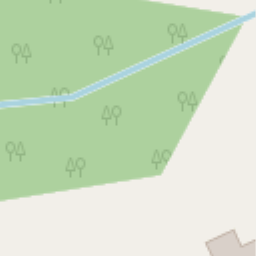
#> input picture MapGraphics/19/256987/176116.png, 256 x 256 px, found by its file name; the run also reads 1 picture not shown here
$ python map_creation.py
#> lines starting #> are read from the running program, lines starting #| are printed output that depends on the picture
from PIL import Image

minFolderNum = 256980
maxFolderNum = 257011
minImageNum = 176116
maxImageNum = 176138
tilesPerFolder = 23
zoomLevel = 19

out_image = "full_map_" + str(zoomLevel) + ".png"
blank_image = Image.open("blank.png")
x = 0

for folder in range(minFolderNum-1, maxFolderNum):
	y=0
	imageNum = minImageNum
	for pic in range(0, tilesPerFolder):
		image = Image.open(str(zoomLevel) + "/" + str(folder+1) + "/" + str(imageNum) + ".png")
#> image is the input picture: PIL image 256x256 RGBA; mean R, G, B, A 201.7, 221, 191, 255
		imageNum += 1
		blank_image.paste(image, (x, y))
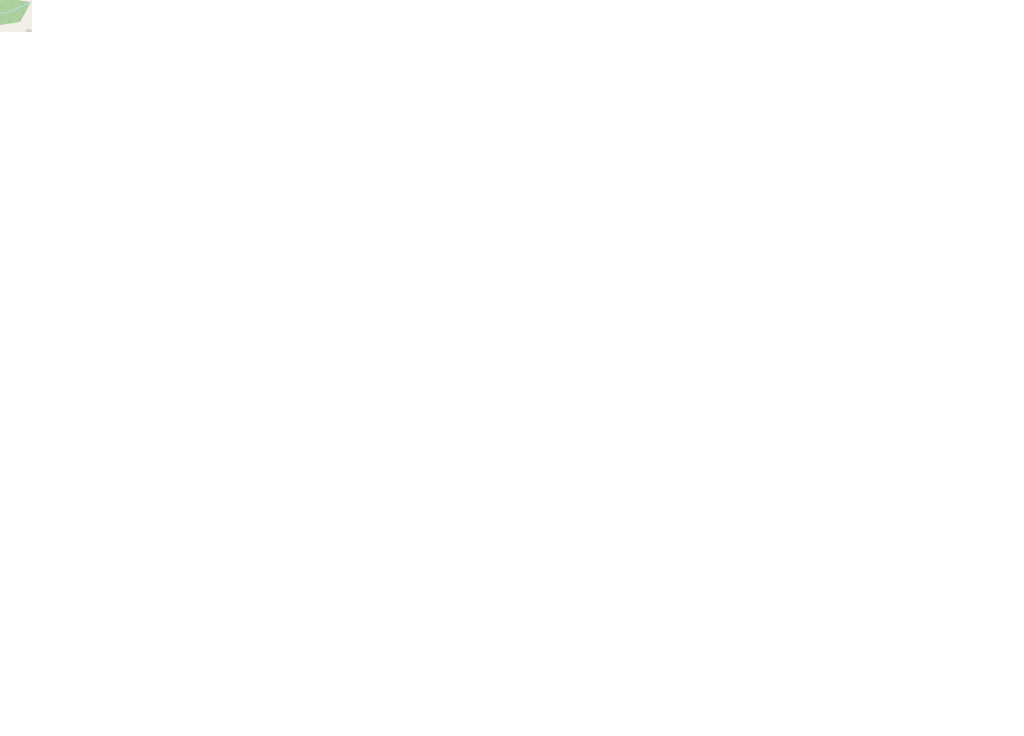
#> blank_image: PIL image 8192x5888 RGBA (shown at 1/8 size); mean R, G, B, A 254.9, 255, 254.9, 255
#> (the run stopped early here; a loop or call above may not have finished)
